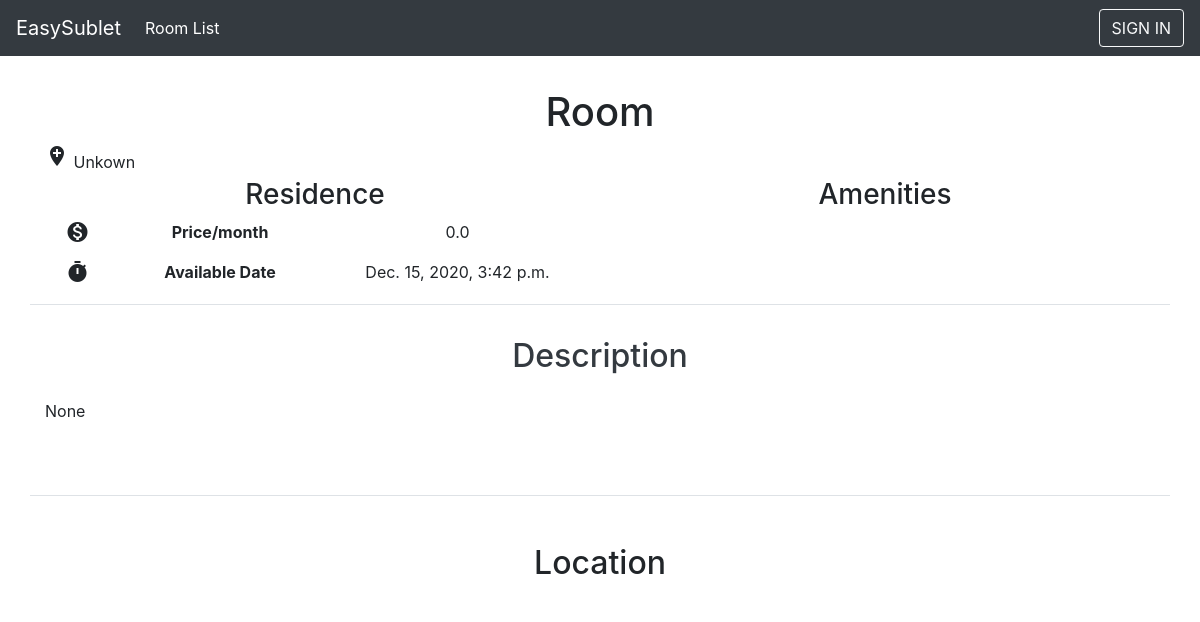
/room/detail/37, run on the app's committed database.
### RoomRental/models.py (models this page shows, shortened)
class Room(models.Model):
    user = models.ForeignKey(User, default=1, on_delete=models.SET_NULL, null=True)
    id = models.fields.BigAutoField(primary_key=True)
    title = models.fields.CharField(max_length=100, blank=False, null=False)
    address = models.fields.CharField(max_length=255, blank=False, null=False)
    latitude = models.fields.FloatField(null=True, blank=True)
    longitude = models.fields.FloatField(null=True, blank=True)
    description = models.fields.TextField(null=True, blank=True)
    price = models.fields.FloatField(null=True, blank=True)
    is_parking = models.fields.BooleanField(default=False)
    is_pet = models.fields.BooleanField(default=False)
    is_smoking = models.fields.BooleanField(default=False)
    has_hydro = models.fields.BooleanField(default=False)
    has_aircondition = models.fields.BooleanField(default=False)
    has_water = models.fields.BooleanField(default=False)
    has_heat = models.fields.BooleanField(default=False)
    has_wifi = models.fields.BooleanField(default=False)
    has_tv = models.fields.BooleanField(default=False)
    has_laundry = models.fields.BooleanField(default=False)
    has_fridge = models.fields.BooleanField(default=False)
    has_dishwasher = models.fields.BooleanField(default=False)
    has_dryer = models.fields.BooleanField(default=False)
    has_microwave = models.fields.BooleanField(default=False)
    movein_date = models.fields.DateTimeField(null=True, blank=True)
    created_on = models.fields.DateTimeField(auto_now=True)

### RoomRental/views.py (the view)
# urls.py: path('room/detail/<int:room_id>', room_detail_view, name='room_detail_view'),
def room_detail_view(request,room_id,*args,**kwargs):
    room = get_object_or_404(Room, pk = room_id)
    images = Image.objects.filter(room=room)
    context = {'room': room, 'images':images}
    return render(request,'RoomDetail_Page.html',context,status=200)

### RoomRental/templates/RoomDetail_Page.html (shortened to what this page needs)
{% extends 'base.html' %}
{% load static %}
{% block content %}
<div class="row">
    <div class="col-6">
    </div>
</div>
<div class="pb-5">
    <div class="row">
        <div class="col-lg-12">
            <h1 class="text-center">{{ room.title }}</h1>
        </div>
    </div>
    <div class="row">
        <div class="col-12">
            <span class="material-icons">
            </span>
            {{ room.address }}
        </div>
    </div>
    <div class="row">
        <div class="col-lg-6 col-sm-12 pt-1 pb-1">
            <h3 class="text-center">Residence</h3>
            <div class="row">
                <div class="col-2 text-center">
                    <b class="material-icons">
                    </b>
                </div>
                <div class="col-4 text-center">
                    <b>Price/month</b>
                </div>
                <div class="col-6">
                    <p class="text-center">{{ room.price }}</p>
                </div>
            </div>
            <div class="row">
                <div class="col-2 text-center">
                    <b class="material-icons">
                    </b>
                </div>
                <div class="col-4 text-center">
                    <b>Available Date</b>
                </div>
                <div class="col-6">
                    <p class="text-center">{{ room.movein_date }}</p>
                </div>
            </div>
        </div>
        <div class="col-lg-6 col-sm-12 pt-1 pb-1">
            <h3 class="text-center">Amenities</h3>
        </div>
    </div>
    <div class="row pt-1 pb-1 border-top">
        <div class="col-lg-12 pt-1 pb-1">
            <h2 class="text-dark text-center pt-4 pb-3">Description</h2>
            <p class="pb-5">{{ room.description }}</p>
        </div>
    </div>
    <div class="row pt-5 pb-1 border-top">
        <div class="col-12">
            <h2 class="text-center">Location</h2>
        </div>
    </div>
    <div id="map" style="height:350px;">
    </div>
</div>
{% endblock content %}

### data on the page
Room: title "Room", address "Unkown", price "0.0", movein_date "Dec. 15, 2020, 3:42 p.m.", description "None"
